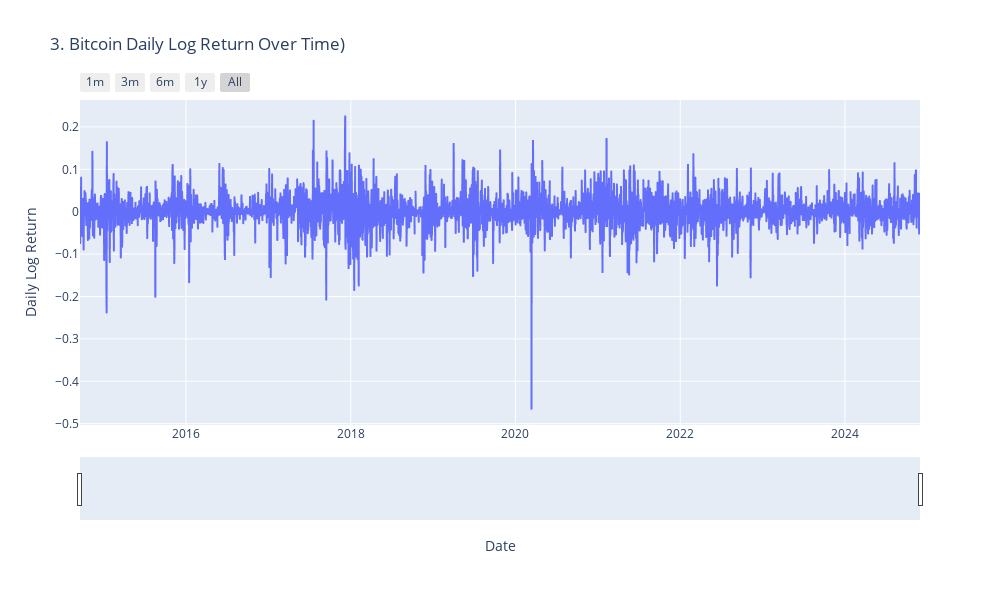

The cell this chart's notebook holds for it:
### Code cell
import pandas as pd
import plotly.express as px
import numpy as np

# --- डेटा लोडिंग और तैयारी ---
file_name = "BTC-USD From 2014 To Dec-2024.csv"

# त्रुटि समाधान: 'latin-1' एन्कोडिंग का उपयोग करें
try:
    df = pd.read_csv(file_name, encoding='latin-1')
except Exception as e:
    print(f"Error reading file: {e}")
    df = pd.read_csv(file_name)

df['Date'] = pd.to_datetime(df['Date'])

# Log Return कॉलम को साफ़ करें और NaN/Inf हटा दें
df['Log Return'] = pd.to_numeric(df['Log Return'], errors='coerce')
df.replace([np.inf, -np.inf], np.nan, inplace=True)
df.dropna(subset=['Log Return'], inplace=True)

# **अपडेट**: Log Return को प्रतिशत (%) में बदलें
df['Log Return (%)'] = df['Log Return'] * 100

# --- प्लॉट बनाना ---
fig = px.line(df,
              x='Date',
              y='Log Return',
              title='3. Bitcoin Daily Log Return Over Time)')

# ड्रिल-डाउन सुविधा जोड़ना
fig.update_xaxes(
    rangeslider_visible=True,
    rangeselector=dict(
        buttons=list([
            dict(count=1, label="1m", step="month", stepmode="backward"),
            dict(count=3, label="3m", step="month", stepmode="backward"),
            dict(count=6, label="6m", step="month", stepmode="backward"),
            dict(count=1, label="1y", step="year", stepmode="backward"),
            dict(step="all", label="All")
        ])
    )
)

# लेआउट और साइज़ सेट करना
fig.update_layout(
    xaxis_title="Date",
    yaxis_title="Daily Log Return",
    hovermode="x unified",
    width=1000,
    height=600
)

# प्लॉट प्रदर्शित करना
fig.show()

### Figure 1 — Plotly figure (JSON) as saved in the notebook; plotly's stock layout.template omitted (floating-point values rounded to 4 significant figures; data arrays with more than 128 entries replaced by an {"elided": "..."} marker saying what was removed)
{"data": [{"hovertemplate": "Date=%{x}<br>Log Return=%{y}<extra></extra>", "legendgroup": "", "line": {"color": "#636efa", "dash": "solid"}, "marker": {"symbol": "circle"}, "mode": "lines", "name": "", "showlegend": false, "type": "scattergl", "x": {"elided": "3726 str values"}, "xaxis": "x", "y": {"elided": "3726 float values"}, "yaxis": "y"}], "layout": {"height": 600, "hovermode": "x unified", "legend": {"tracegroupgap": 0}, "title": {"text": "3. Bitcoin Daily Log Return Over Time)"}, "width": 1000, "xaxis": {"anchor": "y", "domain": [0, 1], "rangeselector": {"buttons": [{"count": 1, "label": "1m", "step": "month", "stepmode": "backward"}, {"count": 3, "label": "3m", "step": "month", "stepmode": "backward"}, {"count": 6, "label": "6m", "step": "month", "stepmode": "backward"}, {"count": 1, "label": "1y", "step": "year", "stepmode": "backward"}, {"label": "All", "step": "all"}]}, "rangeslider": {"visible": true}, "title": {"text": "Date"}}, "yaxis": {"anchor": "x", "domain": [0, 1], "title": {"text": "Daily Log Return"}}}}
